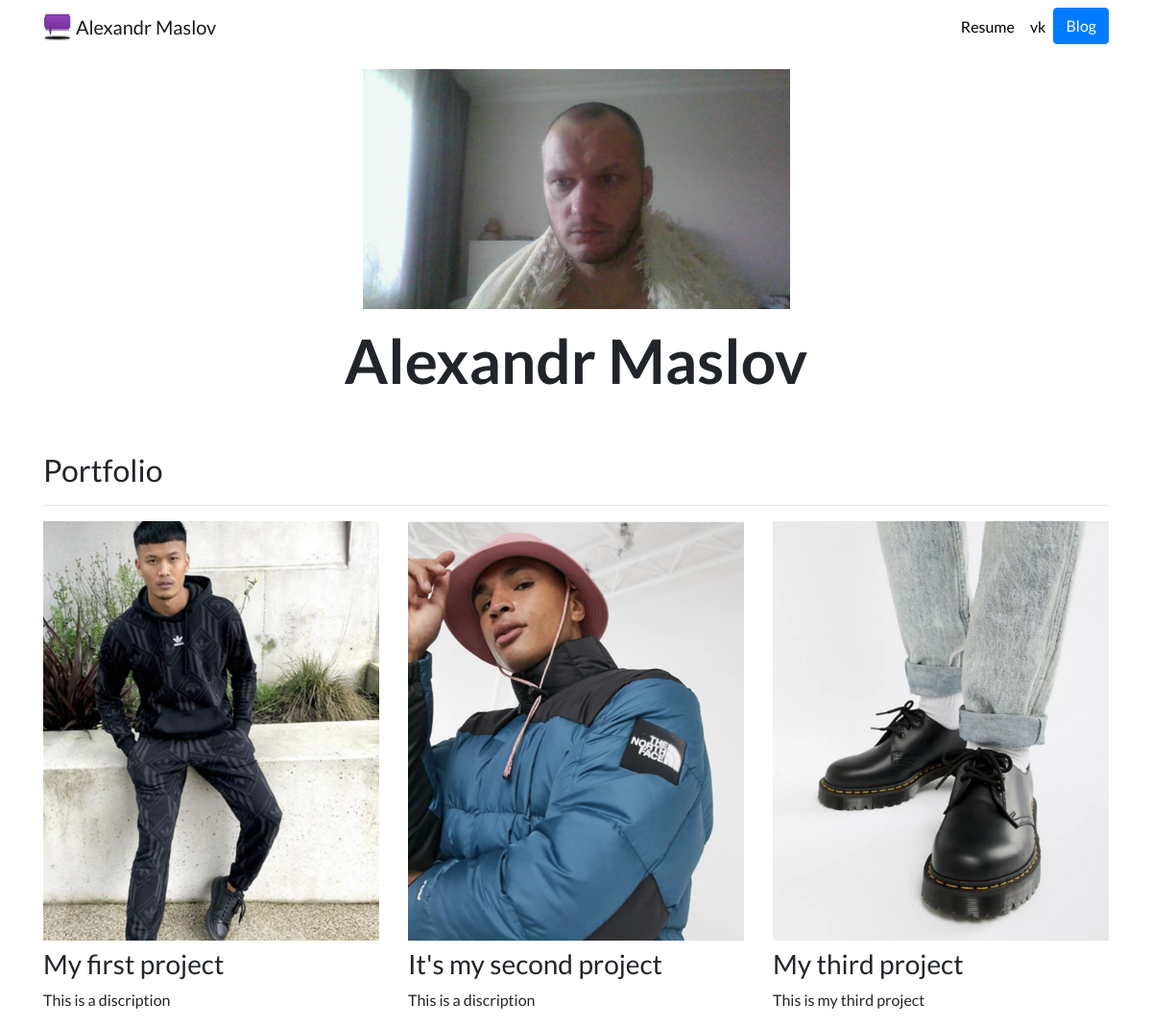
The page / on the database its author committed.
### portfolio/models.py (models this page shows, shortened)
class Project(models.Model):
    title = models.CharField(max_length=100)
    description = models.CharField(max_length=250)
    image = models.ImageField(upload_to='portfolio/images/')
    url = models.URLField(blank=True)

### portfolio/views.py (the view)
# urls.py: 2. Add a URL to urlpatterns:  path('', views.home, name='home')
def home(request):
    projects = Project.objects.all()
    return render(request, 'portfolio/home.html', {'projects':projects})

### portfolio/templates/portfolio/home.html
{% extends "portfolio/base.html" %}
{% load static %}
{% block content %}
<div class="row justify-content-center my-3">
  <div class="col-5">
    <img src="{% static 'portfolio/WIN_20220615_20_46_03_Pro.jpg' %}" class="img-fluid">
  </div>
</div>
<div class="row justify-content-center mb-3">
  <div class="col-md-9 text-center">
    <h1 id="hometext" class="font-weight-bold">Alexandr Maslov</h1>
  </div>
</div>
<h2 class="mt-5">Portfolio</h2>
<hr>
<div class="row">
  {% for project in projects %}
  <div class="col-lg-4 col-md-6">
    {% if project.url %}
    <a href="{{ project.url }}">
      <img src="{{ project.image.url }}" class="img-fluid mb-2">
    </a>
    {% else %}
    <img src="{{ project.image.url }}" class="img-fluid mb-2">
    {% endif %}
    <h3>{{ project.title }}</h3>
    <p>{{ project.description }}</p>
  </div>
  {% endfor %}
</div>
{% endblock %}

### portfolio/templates/portfolio/base.html (shortened to what this page needs)
{% load static %}
<!doctype html>
<html lang="en">
<head>
  <link rel="stylesheet" href="https://stackpath.bootstrapcdn.com/bootstrap/4.4.1/css/bootstrap.min.css">
  <link rel="stylesheet" href="{% static "portfolio/custom.css" %}">
</head>
<body>
  <nav id="topNav" class="navbar navbar-expand-md navbar-light">
    <div class="container">
      <a class="navbar-brand" href="{% url 'home' %}">
        <img src="{% static "portfolio/button_223.png" %}" width="30" height="30" class="d-inline-block align-top" alt="Alex logo">
        <span>Alexandr Maslov</span>
      </a>
      <div class="collapse navbar-collapse text-center" id="navbarNav">
        <ul class="navbar-nav ml-auto">
          <li class="nav-item">
            <a class="nav-link" href="{% static "portfolio/resume.txt" %}">Resume</a>
          </li>
          <li class="nav-item">
            <a class="nav-link" href="https://vk.com/alexandermaslov87" target="_blank">vk</a>
          </li>
          <li>
            <a role="button" href="{% url 'blog:all_blogs' %}" class="btn btn-primary">Blog</a>
          </li>
        </ul>
      </div>
    </div>
  </nav>
  <div class="container">
    {% block content %}{% endblock %}
  </div>
</body>
</html>

### portfolio/static/portfolio/custom.css (style rules this page uses)
.navbar-nav .nav-link { color: rgba(0,0,0,1) !important; }
body { font-family: 'Lato', sans-serif; }
@media (min-width: 992px) { #hometext { font-size: 4rem; } }

### rows shown on the page
Project: image (picture), title "My first project", description "This is a discription"
Project: image (picture), title "It's my second project", description "This is a discription"
Project: image (picture), title "My third project", description "This is my third project"
